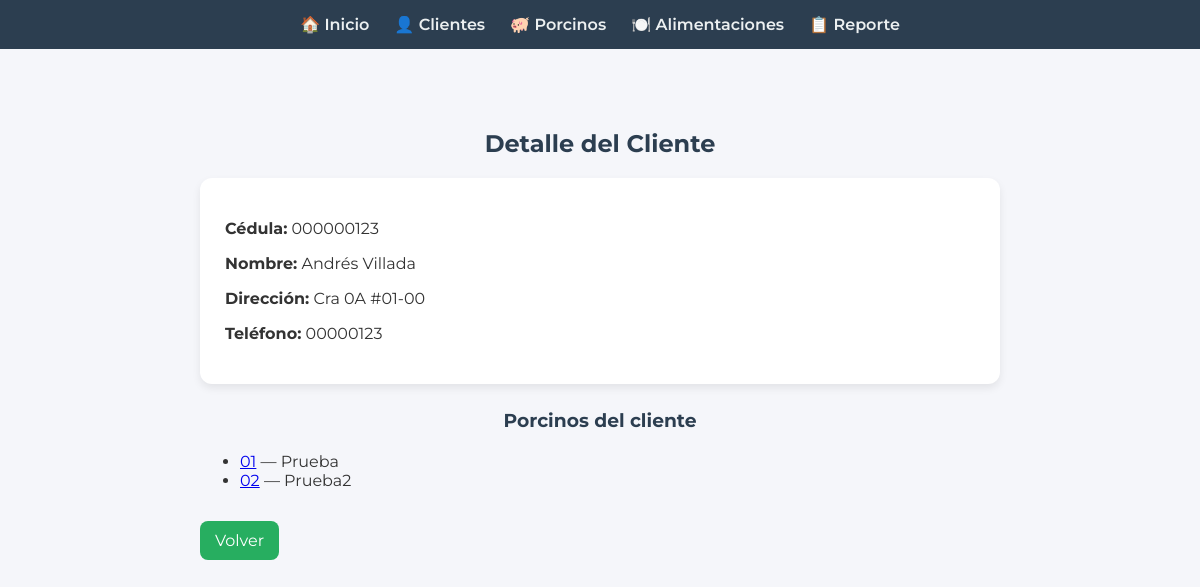
The page /clientes/2 on the database its author committed.
### models.py (models this page shows)
class Cliente(db.Model):
    id = db.Column(db.Integer, primary_key=True)
    cedula = db.Column(db.String(20), unique=True, nullable=False)
    nombres = db.Column(db.String(100), nullable=False)
    apellidos = db.Column(db.String(100), nullable=False)
    direccion = db.Column(db.String(200))
    telefono = db.Column(db.String(20))
    porcinos = db.relationship("Porcino", backref="cliente", lazy=True)

class Porcino(db.Model):
    id = db.Column(db.Integer, primary_key=True)
    identificacion = db.Column(db.String(20), unique=True, nullable=False)
    raza = db.Column(db.String(50), nullable=False)
    edad = db.Column(db.Integer)
    peso = db.Column(db.Float)
    alimentacion = db.Column(db.String(200))
    cliente_id = db.Column(db.Integer, db.ForeignKey("cliente.id"), nullable=False)

### app.py (the view)
@app.route("/clientes/<int:id>")
def ver_cliente(id):
    cliente = Cliente.query.get_or_404(id)
    return render_template("ver_cliente.html", cliente=cliente)

### templates/ver_cliente.html (shortened to what this page needs)
<!DOCTYPE html>
<html lang="es">
<head>
    <link rel="stylesheet" href="{{ url_for('static', filename='style.css') }}">
</head>
<body>
<div class="navbar">
    <a href="/">🏠 Inicio</a>
    <a href="/clientes">👤 Clientes</a>
    <a href="/porcinos">🐖 Porcinos</a>
    <a href="/alimentaciones">🍽️ Alimentaciones</a>
    <a href="/reporte">📋 Reporte</a>
</div>
<div class="container">
    <h2>Detalle del Cliente</h2>
    <div class="card">
        <p><strong>Cédula:</strong> {{ cliente.cedula }}</p>
        <p><strong>Nombre:</strong> {{ cliente.nombres }} {{ cliente.apellidos }}</p>
        <p><strong>Dirección:</strong> {{ cliente.direccion }}</p>
        <p><strong>Teléfono:</strong> {{ cliente.telefono }}</p>
    </div>
    <h3>Porcinos del cliente</h3>
    <ul class="lista-simple">
        {% for p in cliente.porcinos %}
            <li>
                <a href="{{ url_for('ver_porcino', id=p.id) }}">{{ p.identificacion }}</a> — {{ p.raza }}
            </li>
        {% else %}
            <li>Sin porcinos</li>
        {% endfor %}
    </ul>
    <a href="{{ url_for('clientes') }}" class="link-volver">Volver</a>
</div>
</body>
</html>

### static/style.css (style rules this page uses)
body { font-family: 'Montserrat', sans-serif; background-color: #f5f6fa; margin: 0; padding: 0; color: #333; }
.navbar { background: #2c3e50; padding: 15px 30px; display: flex; justify-content: center; gap: 25px; position: sticky; top: 0; z-index: 10; }
.navbar a { color: #ecf0f1; text-decoration: none; font-weight: 600; transition: color 0.2s; }
.container { max-width: 800px; margin: 40px auto; padding: 20px; }
h1, h2, h3 { color: #2c3e50; text-align: center; margin-bottom: 20px; }
.card { background: #fff; padding: 25px; margin-bottom: 25px; border-radius: 12px; box-shadow: 0 4px 8px rgba(0,0,0,0.08); }
a.btn, .link-volver { display: inline-block; margin-top: 15px; text-decoration: none; color: #fff; background: #27ae60; padding: 10px 15px; border-radius: 8px; transition: background 0.2s ease; }

### rows shown on the page
Cliente: cedula "000000123", nombres "Andrés", apellidos "Villada", direccion "Cra 0A #01-00", telefono "00000123"
Porcino: identificacion "01", raza "Prueba"
Porcino: identificacion "02", raza "Prueba2"
